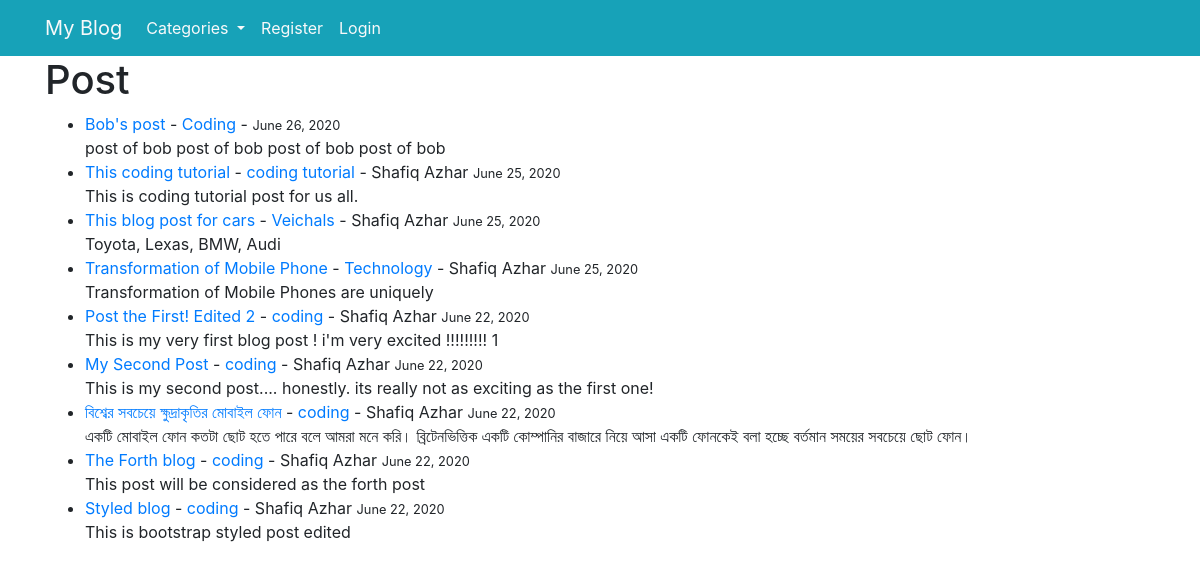
The page / on the database its author committed.
### theblog/models.py (models this page shows, shortened)
class Post(models.Model):
	title = models.CharField(max_length=255)
	title_tag = models.CharField(max_length=255)
	author = models.ForeignKey(User, on_delete=models.CASCADE)
	body = models.TextField()
	post_date = models.DateField(auto_now_add=True)
	category = models.CharField(max_length=255, default='coding')

### theblog/views.py (the view)
# urls.py: path('', HomeView.as_view(), name="home"),
class HomeView(ListView):
	model = Post
	template_name = 'home.html'
	ordering = ['-post_date']
	def get_context_data(self, *args, **kwargs):
		cat_menu = Category.objects.all()
		context = super(HomeView, self).get_context_data(*args, **kwargs)
		context["cat_menu"] = cat_menu
		return context

### theblog/models.py (called while the page is built)
	def __str__(self):
		return self.name

### theblog/templates/home.html (shortened to what this page needs)
{% extends 'base.html' %}
{% block content %}
<h1>Post</h1>
<ul>
{% for post in object_list %}
	<li><a href="{% url 'article-detail' post.pk %}">{{ post.title }}</a> -
		<a href="{% url 'category' post.category|slugify %}">{{ post.category}} </a>-
		{{ post.author.first_name }}
		{{ post.author.last_name }}
		<small>
			{{ post.post_date }}
		</small><br/>
		{{ post.body|slice:":150" }}
	</li>
{% endfor %}
</ul>
{% endblock %}

### theblog/templates/base.html (shortened to what this page needs)
<!doctype html>
<html lang="en">
  <head>
    <link rel="stylesheet" href="https://stackpath.bootstrapcdn.com/bootstrap/4.5.0/css/bootstrap.min.css">
  </head>
  <body>
    <nav class="navbar navbar-expand-lg navbar-light bg-info">
      <div class="container">
        <a class="navbar-brand text-light" href="{% url 'home' %}">My Blog</a>
        <div class="collapse navbar-collapse" id="navbarSupportedContent">
          <ul class="navbar-nav mr-auto">
            {% if cat_menu %}
            <li class="nav-item dropdown">
              <a class="nav-link dropdown-toggle text-light" href="#" id="navbarDropdown" role="button" data-toggle="dropdown" aria-haspopup="true" aria-expanded="false">
                Categories
              </a>
            </li>
            {% else %}
              <li class="nav-item">
                <a class="nav-link text-light" href="{% url 'category-list' %}">Categories</a>
              </li>
            {% endif %}
            {% if user.is_authenticated %}
              <li class="nav-item">
                <a class="nav-link text-light" href="{% url 'add_post' %}">Add Post</a>
              </li>
              <li class="nav-item">
                <a class="nav-link text-light" href="{% url 'add_category' %}">Add Category</a>
              </li>
              <li class="nav-item">
                <a class="nav-link text-light" href="{% url 'logout' %}">Logout</a>
              </li>
            {% else %}
              <li class="nav-item">
                <a class="nav-link text-light" href="{% url 'register' %}">Register</a>
              </li>
              <li class="nav-item">
                <a class="nav-link text-light" href="{% url 'login' %}">Login</a>
              </li>
            {% endif %}
          </ul>
        </div>
      </div>
    </nav>
    <div class="container">
          {% block content %}
          {% endblock %}
    </div>
  </body>
</html>

### rows shown on the page
Post: title "Bob's post", category "Coding", post_date "June 26, 2020", body "post of bob post of bob post of bob post of bob"
Post: title "This coding tutorial", category "coding tutorial", author.first_name "Shafiq", author.last_name "Azhar", post_date "June 25, 2020", body "This is coding tutorial post for us all."
Post: title "This blog post for cars", category "Veichals", author.first_name "Shafiq", author.last_name "Azhar", post_date "June 25, 2020", body "Toyota, Lexas, BMW, Audi"
Post: title "Transformation of Mobile Phone", category "Technology", author.first_name "Shafiq", author.last_name "Azhar", post_date "June 25, 2020", body "Transformation of Mobile Phones are uniquely"
Post: title "Post the First! Edited 2", category "coding", author.first_name "Shafiq", author.last_name "Azhar", post_date "June 22, 2020", body "This is my very first blog post ! i'm very excited !!!!!!!!! 1"
Post: title "My Second Post", category "coding", author.first_name "Shafiq", author.last_name "Azhar", post_date "June 22, 2020", body "This is my second post.... honestly. its really not as exciting as the first one!"
Post: title "বিশ্বের সবচেয়ে ক্ষুদ্রাকৃতির মোবাইল ফোন", category "coding", author.first_name "Shafiq", author.last_name "Azhar", post_date "June 22, 2020", body "একটি মোবাইল ফোন কতটা ছোট হতে পারে বলে আমরা মনে করি। ব্রিটেনভিত্তিক একটি কোম্পানির বাজারে নিয়ে আসা একটি ফোনকেই বলা হচ্ছে বর্তমান সময়ের সবচেয়ে ছোট ফোন।"
Post: title "The Forth blog", category "coding", author.first_name "Shafiq", author.last_name "Azhar", post_date "June 22, 2020", body "This post will be considered as the forth post"
Post: title "Styled blog", category "coding", author.first_name "Shafiq", author.last_name "Azhar", post_date "June 22, 2020", body "This is bootstrap styled post edited"
